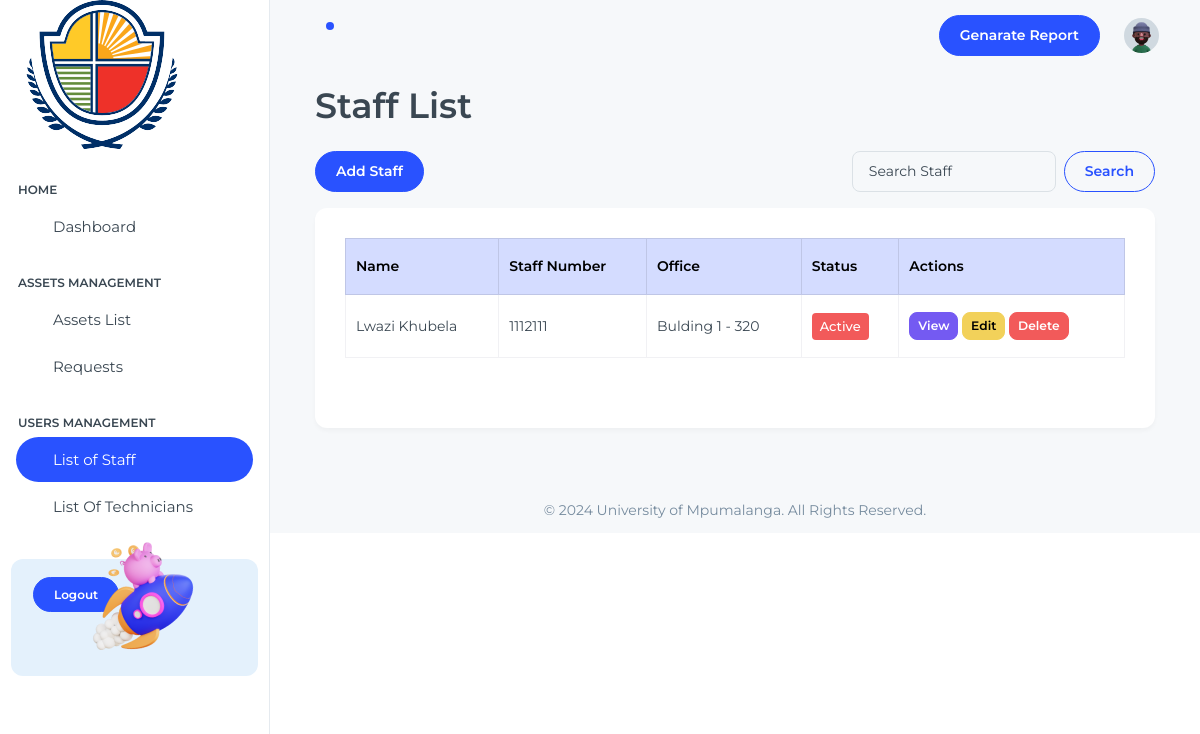
Screenshot of /administration/staff/ (signed in) with the database file from the repository.
### administration/models.py (models this page shows, shortened)
class Staff(models.Model):
    user = models.OneToOneField('auth_app.User', on_delete=models.CASCADE, blank=True, null=True)
    staff_number = models.CharField(max_length=100, unique=True)
    name = models.CharField(max_length=100)
    surname = models.CharField(max_length=100)
    national_id = models.CharField(max_length=50, blank=True, null=True)
    passport_number = models.CharField(max_length=50, blank=True, null=True)
    status = models.CharField(max_length=10, choices=[('active', 'Active'), ('not active', 'Not Active')])
    office = models.ForeignKey('administration.Office', on_delete=models.SET_NULL, null=True, blank=True)
    added_date = models.DateTimeField(default=now)  # Default to the current date and time
    email = models.EmailField()

class Office(models.Model):
    building_name = models.CharField(max_length=100, blank=True, null=True)  # Allow NULL values
    office_number = models.CharField(max_length=50, blank=True, null=True)

### administration/views.py (the view, shortened to what this page needs)
# urls.py: path('staff/', StaffListView.as_view(), name='staff-list'),
class StaffListView(View):
    template_name = "administration/pages/staff/staff_list.html"
    login_url = "/auth/login/"
    def dispatch(self, request, *args, **kwargs):
        if not request.user.is_authenticated or request.user.role != "admin":
            return redirect(self.login_url)
        return super().dispatch(request, *args, **kwargs)
    def get(self, request):
        search_query = request.GET.get('search', '')  # Get search query from the request
        staff_list = Staff.objects.all()
        paginator = Paginator(staff_list, 10)  # Show 10 staff members per page
        page_number = request.GET.get('page')
        page_obj = paginator.get_page(page_number)
        return render(request, self.template_name, {
            'staff_list': page_obj,
            'page_obj': page_obj,
            'is_paginated': paginator.num_pages > 1,
            'search_query': search_query,
        })

### administration/templates/administration/pages/staff/staff_list.html (shortened to what this page needs)
{% extends "administration/global/base.html" %}
{% load static %}
{% block content %}
<div class="container-fluid">
    <h1 class="mb-4">Staff List</h1>
    <div class="d-flex justify-content-between mb-3">
        <a href="{% url 'add-staff' %}" class="btn btn-primary">Add Staff</a>
        <form method="get" action="{% url 'staff-list' %}" class="d-flex">
            <input type="text" name="search" class="form-control me-2" placeholder="Search Staff"
                   value="{{ request.GET.search|default:'' }}">
            <button type="submit" class="btn btn-outline-primary">Search</button>
        </form>
    </div>
    <div class="card">
        <div class="card-body">
            <div class="table-responsive">
                <table class="table table-bordered align-middle">
                    <thead>
                        <tr class="table-primary">
                            <th scope="col">Name</th>
                            <th scope="col">Staff Number</th>
                            <th scope="col">Office</th>
                            <th scope="col">Status</th>
                            <th scope="col">Actions</th>
                        </tr>
                    </thead>
                    <tbody>
                        {% for staff in staff_list %}
                        <tr>
                            <td>{{ staff.name }} {{ staff.surname }}</td>
                            <td>{{ staff.staff_number }}</td>
                            <td>
                                {% if staff.office %}
                                    {{ staff.office.building_name }} - {{ staff.office.office_number }}
                                {% else %}
                                    No Office Assigned
                                {% endif %}
                            </td>
                            <td>
                                <span class="badge {% if staff.status == 'active' %}bg-success{% else %}bg-danger{% endif %}">
                                    {{ staff.status|title }}
                                </span>
                            </td>
                            <td>
                                <a href="{% url 'view-staff' staff.id %}" class="btn btn-sm btn-info">View</a>
                                <a href="{% url 'edit-staff' staff.id %}" class="btn btn-sm btn-warning">Edit</a>
                                <a href="{% url 'delete-staff' staff.id %}" class="btn btn-sm btn-danger"
                                    onclick="return confirm('Are you sure you want to delete this staff member?')">Delete</a>
                            </td>
                        </tr>
                        {% empty %}
                        <tr>
                            <td colspan="5" class="text-center">No staff members found.</td>
                        </tr>
                        {% endfor %}
                    </tbody>
                </table>
            </div>
        </div>
    </div>
</div>
{% endblock %}

### rows the page displays
Staff: name "Lwazi", surname "Khubela", staff_number "1112111", office.building_name "Bulding 1", office.office_number "320", status "Active"
